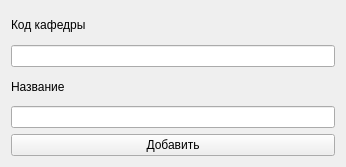
<?xml version="1.0" encoding="UTF-8"?>
<ui version="4.0">
 <class>DepartmentsUpdate</class>
 <widget class="QWidget" name="DepartmentsUpdate">
  <property name="geometry">
   <rect>
    <x>0</x>
    <y>0</y>
    <width>346</width>
    <height>167</height>
   </rect>
  </property>
  <property name="windowTitle">
   <string>Form</string>
  </property>
  <layout class="QGridLayout" name="gridLayout">
   <item row="0" column="0">
    <widget class="QLabel" name="label_2">
     <property name="text">
      <string>Код кафедры</string>
     </property>
    </widget>
   </item>
   <item row="1" column="0">
    <widget class="QLineEdit" name="CodeInput"/>
   </item>
   <item row="2" column="0">
    <widget class="QLabel" name="label">
     <property name="text">
      <string>Название</string>
     </property>
    </widget>
   </item>
   <item row="3" column="0">
    <widget class="QLineEdit" name="NameInput"/>
   </item>
   <item row="4" column="0">
    <widget class="QPushButton" name="InsertSubmit">
     <property name="sizePolicy">
      <sizepolicy hsizetype="Expanding" vsizetype="Fixed">
       <horstretch>0</horstretch>
       <verstretch>0</verstretch>
      </sizepolicy>
     </property>
     <property name="maximumSize">
      <size>
       <width>16777215</width>
       <height>16777215</height>
      </size>
     </property>
     <property name="sizeIncrement">
      <size>
       <width>0</width>
       <height>0</height>
      </size>
     </property>
     <property name="baseSize">
      <size>
       <width>0</width>
       <height>0</height>
      </size>
     </property>
     <property name="layoutDirection">
      <enum>Qt::LeftToRight</enum>
     </property>
     <property name="styleSheet">
      <string notr="true"/>
     </property>
     <property name="text">
      <string>Добавить</string>
     </property>
     <property name="autoRepeatInterval">
      <number>100</number>
     </property>
     <property name="autoDefault">
      <bool>false</bool>
     </property>
    </widget>
   </item>
  </layout>
 </widget>
 <resources/>
 <connections/>
</ui>
